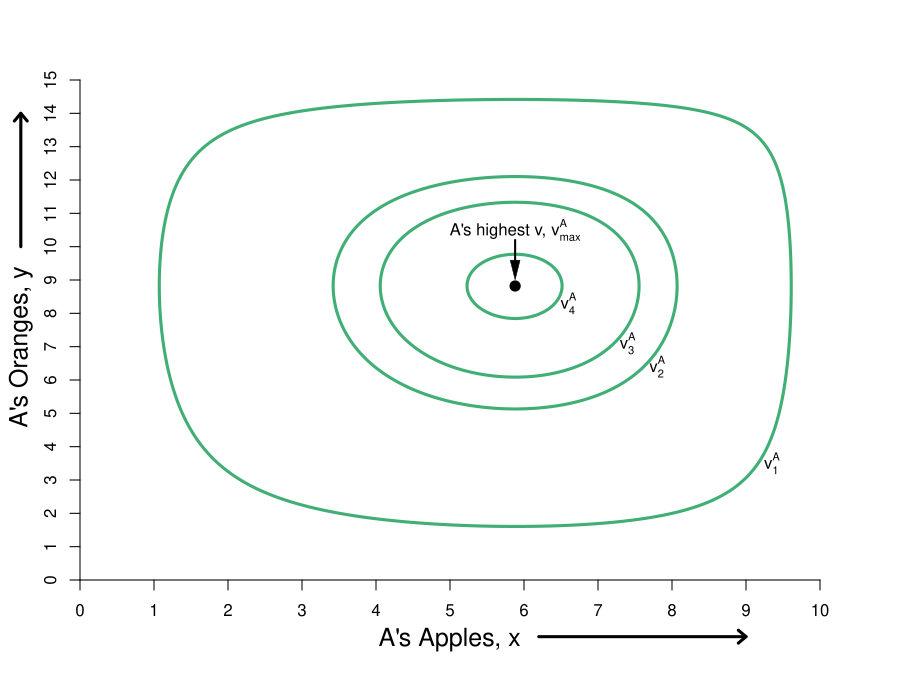

This figure's R source:
#Graph Designer: Simon Halliday & Madeleine Wettach '20
#Authors: Bowles, Foley and Halliday
#Title: Microeconomics: Competition, Conflict and Coordination

require(shape)
pdf(file = "property/step_by_step_graphs_5/property_hg_hga_step1.pdf", width = 9, height = 7)

#Set parameters for graphics
axislabelsize <- 1.5
graphlinewidth <- 3

COL <- c("#7fc97f", "#beaed4", "#fdc086", "#ffff99", "#386cb0", "#f0027f", "#bf5b17", "#666666")
COLA <- c("#99d8c9","#66c2a4","#41ae76", "#238b45", "#005824")
COLB <- c("#4eb3d3", "#2b8cbe", "#0868ac","#084081")

par(mar =  c(6, 4, 4, 4))

uA <- function(x, y) {
  0.5*log(x) + 0.5*log(y) + 0.35*log(10 - x) + 0.35*log(15 - y)
}

uB <- function(x, y) {
  0.35*log(x) + 0.35*log(y) + 0.5*log(10 - x) + 0.5*log(15 - y) 
}

xlims <- c(0, 10)
ylims <- c(0, 15)

npts <- 501 
x <- seq(xlims[1], xlims[2], length.out = npts)
y <- seq(ylims[1], ylims[2], length.out = npts) 
a <- c(2.526628, 3.000297, 3.05, 3.1)
b <- c(2.5, 2.998083, 3.05, 3.1)

#B's value when at A's bliss point
#0.35*log(5.88) + 0.35*log(8.88) + 0.5*log(10 - 5.88) + 0.5*log(15 - 8.88) 

#B's bliss point x = 4.11765; y = 6.17647
#A's value when at A's bliss point
#0.5*log(4.11765) + 0.5*log(6.17647) + 0.35*log(10 - 4.11765) + 0.35*log(15 - 6.17647) 


plot(0, 0, xlim = xlims, ylim = ylims, type = "n",
     xlab = expression(paste("")),
     ylab = expression(paste("")), 
     xaxt = "n", 
     yaxt = "n", 
     cex.lab = axislabelsize, 
     bty = "n",
     xaxs="i", 
     yaxs="i")

ticksy <- seq(from = 0, to = 15, by = 1)
ylabels <- seq(from = 0, to = 15, by = 1)
ticksx <- seq(from = 0, to = 10, by = 1)
xlabels <- seq(from = 0, to = 10, by = 1)
axis(1, at = ticksx, pos = 0, labels = xlabels)
axis(2, at = ticksy, pos = 0, labels = ylabels, las = 0)


persp(x, y, outer(x, y, u), ticktype="detailed") 
contour(x, y, 
        outer(x, y, uA),
        #labels = c("v1", "v2", "v3"),
        drawlabels = FALSE,
        col = COLA[3],
        #xlab = expression(paste("A's Apples, ", x)),
        #ylab = expression(paste("A's Oranges, ", y)),
        #cex.lab = axislabelsize,
        lwd = graphlinewidth,
       levels = a, 
        xaxs="i", 
        yaxs="i", 
        add = TRUE) 

mtext("A's Apples, x", side=1, line = 2.5, cex = axislabelsize)
text(-0.8, 7, expression(paste("A's Oranges, y")), xpd = TRUE, cex = axislabelsize, srt = 90) 

#Add arrows:
arrows(-0.8, 10, -0.8, 14, xpd = TRUE, length=0.1,angle=40,lwd=3)
arrows(6.2, -1.7, 9, -1.7, xpd = TRUE, length=0.1,angle=40,lwd=3)


#contour(x, y, 
#        outer(x, y, uB),
#        #labels = c("v1", "v2", "v3"),
#        drawlabels = FALSE,
#        col = COLB[2],
#        #xlab = expression(paste("")),
#        #ylab = expression(paste("")),
#        lwd = graphlinewidth,
#        levels = b, 
#        add = TRUE
#        #xaxs="i", 
#        #yaxs="i"
#) 

##segments(4.11765, 6.17647, 5.88, 8.88, lty = 1, col = COL[2] , lwd = graphlinewidth)
##text(5.5, 2.4, expression("Pareto Efficient Curve"))
##Arrows(5.3, 2.7, 5.3, 7.6, col = "black", lty = 1, lwd = 2, arr.type = "triangle", arr.lwd = 0.5)

#Label the iso-welfare functions for the HG, Aisha
text(9.35, 3.5, expression(v[1]^A))
text(7.8, 6.4, expression(v[2]^A))
text(7.4, 7.1, expression(v[3]^A))
text(6.6, 8.3, expression(v[4]^A))

#Label the indifference curves for the HG, Betty
##text(0.65, 11.8, expression(v[1]^B))
##text(2.2, 8.9, expression(v[2]^B))
##text(2.6, 8.1, expression(v[3]^B))
##text(3.4, 6.9, expression(v[4]^B))

#Label point i. 
##points(5, 7.5, pch = 16, col = "black", cex = 1.5)
##text(5, 7.9, expression(paste("i")))


#points(5.84, 8.77, pch = 16, col = "black", cex = 1.5)

#A's bliss point - 3.1073 is the value of u
points(x = 5.88, y = 8.82, pch = 16, col = "black", cex = 1.5)
text(5.88, 10.5, expression(paste("A's highest v, ", v[max]^A)))
Arrows(5.88, 10.2, 5.88, 9.3, col = "black", lty = 1, lwd = 2, arr.type = "triangle", arr.lwd = 0.5)

#B's bliss point: 
##points(x = 4.11765, y = 6.17647, pch = 16, col = "black", cex = 1.5)
##text(x = 4.11765, y = 4.5, expression(paste("B's highest v, ", v[max]^B)))
##Arrows(4.11765, 4.7, 4.11765, 5.65, col = "black", lty = 1, lwd = 2, arr.type = "triangle", arr.lwd = 0.5)



par(new = TRUE)

#Use the same x and ylims as previously, but with locations switched
xlims2 <- c(10, 0)
ylims2 <- c(15, 0)

#Leave the ylab and xlab blank to ensure no axes titles
plot(0, 0, xlim = xlims2, ylim = ylims2, type = "n",
     xlab = expression(paste("")),
     ylab = expression(paste("")),
     xaxt = "n", 
     yaxt = "n", 
     cex.lab = 1.3, 
     bty = "n",
     xaxs="i", 
     yaxs="i")

#Set up axes at sides 3 and 4 (top and right)
###axis(side = 3, at = ticksx, pos = 0, labels = xlabels)
###axis(side = 4, at = ticksy, pos = 0, labels = ylabels, las = 0)
###mtext("B's Apples, x", side=3, line = 2.5, cex = axislabelsize)
###text(-0.8, 7, expression(paste("B's Oranges, y")), xpd = TRUE, cex = axislabelsize, srt = 270) 

#Add arrows:
###arrows(-0.8, 10, -0.8, 14, xpd = TRUE, length=0.1,angle=40,lwd=3)
###arrows(6.2, -1.8, 9, -1.8, xpd = TRUE, length=0.1,angle=40,lwd=3)


#Customize ticks and labels for the plot
#ticksy <- seq(from = 0, to = 15, by = 1)
#ylabels <- seq(from = 0, to = 15, by = 1)
#ticksx <- seq(from = 0, to = 10, by = 1)
#xlabels <- seq(from = 0, to = 10, by = 1)
#axis(1, at = ticksx, pos = 0, labels = xlabels)
#axis(2, at = ticksy, pos = 0, labels = ylabels, las = 0)

dev.off()
